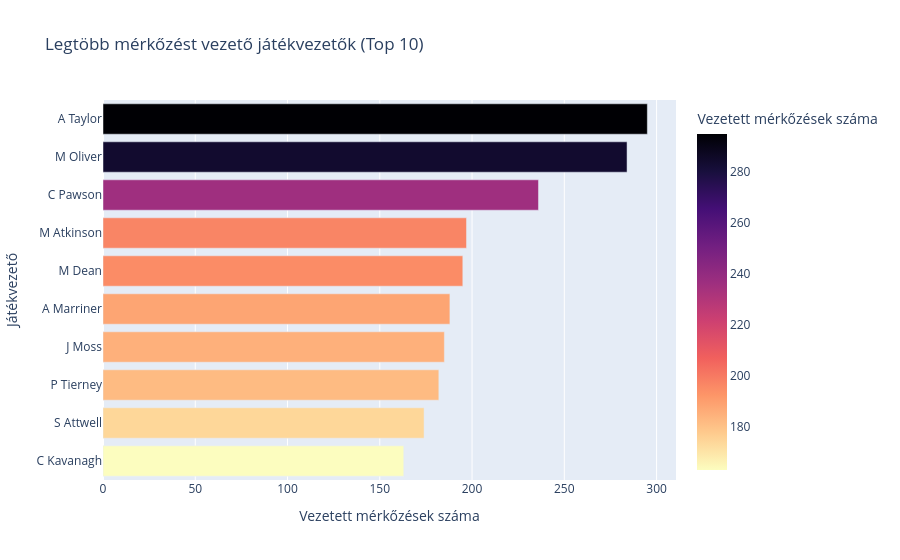

Notebook code for this chart:
### Markdown cell above
#### 5.2.5 Legtöbb mérkőzést vezető játékvezetők (Top 10)
Ki fújta a legtöbb meccset az elmúlt tíz évben a Premier League-ben? Itt látható a tíz legtapasztaltabb bíró.

### Code cell
# Legtöbb mérkőzést vezető játékvezetők (Top 10)
top_referees = df_tiszta['Referee'].value_counts().head(10).reset_index()
top_referees.columns = ['Referee', 'Matches']

fig_top_refs = px.bar(top_referees, x='Matches', y='Referee', orientation='h',
                      title='Legtöbb mérkőzést vezető játékvezetők (Top 10)',
                      labels={'Matches': 'Vezetett mérkőzések száma', 'Referee': 'Játékvezető'},
                      color='Matches', color_continuous_scale='magma_r')
fig_top_refs.update_layout(yaxis={'categoryorder':'total ascending'})
fig_top_refs.show()

### Figure 1 — Plotly figure (JSON) as saved in the notebook; plotly's stock layout.template omitted (floating-point values rounded to 4 significant figures)
{"data": [{"hovertemplate": "Vezetett mérkőzések száma=%{marker.color}<br>Játékvezető=%{y}<extra></extra>", "legendgroup": "", "marker": {"color": [295, 284, 236, 197, 195, 188, 185, 182, 174, 163], "coloraxis": "coloraxis", "pattern": {"shape": ""}}, "name": "", "orientation": "h", "showlegend": false, "textposition": "auto", "type": "bar", "x": [295, 284, 236, 197, 195, 188, 185, 182, 174, 163], "xaxis": "x", "y": ["A Taylor", "M Oliver", "C Pawson", "M Atkinson", "M Dean", "A Marriner", "J Moss", "P Tierney", "S Attwell", "C Kavanagh"], "yaxis": "y"}], "layout": {"barmode": "relative", "coloraxis": {"colorbar": {"title": {"text": "Vezetett mérkőzések száma"}}, "colorscale": [[0, "#fcfdbf"], [0.1111, "#feca8d"], [0.2222, "#fd9668"], [0.3333, "#f1605d"], [0.4444, "#cd4071"], [0.5556, "#9e2f7f"], [0.6667, "#721f81"], [0.7778, "#440f76"], [0.8889, "#180f3d"], [1, "#000004"]]}, "legend": {"tracegroupgap": 0}, "title": {"text": "Legtöbb mérkőzést vezető játékvezetők (Top 10)"}, "xaxis": {"anchor": "y", "domain": [0, 1], "title": {"text": "Vezetett mérkőzések száma"}}, "yaxis": {"anchor": "x", "categoryorder": "total ascending", "domain": [0, 1], "title": {"text": "Játékvezető"}}}}
